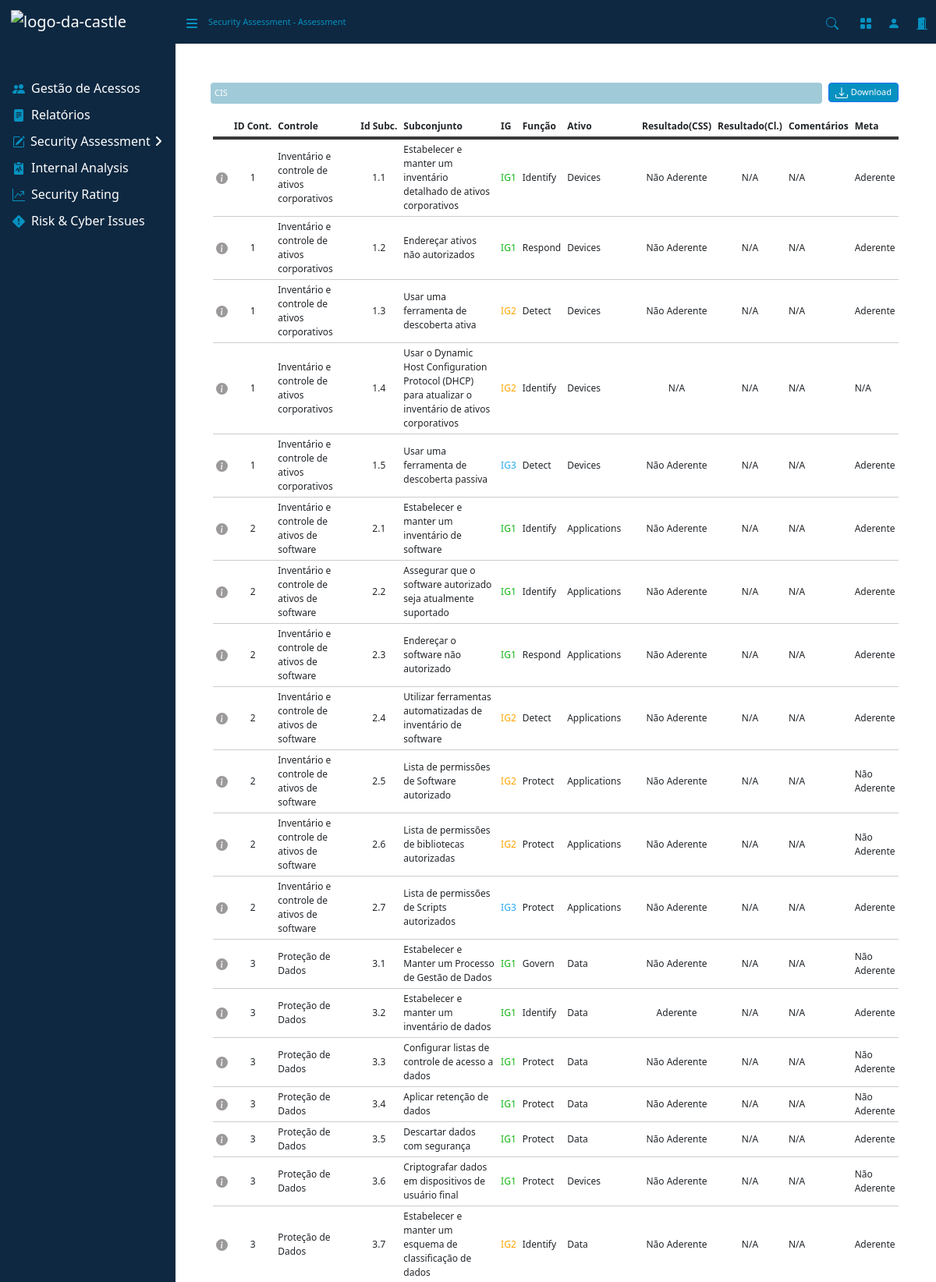
The app's page /assess_cis/87/ (upper part) with its own data.
### assessment/models.py (models this page shows, shortened)
class AssessmentModel(models.Model):
    CONCLUIDO = 'Concluído'
    ANDAMENTO = 'Andamento'
    CRITERIO_CHOICES = [
        (CONCLUIDO, 'Concluído'),
        (ANDAMENTO, 'Andamento'),
    ]
    framework = models.ForeignKey(FrameworkModel, on_delete=models.CASCADE)
    nome = models.CharField(max_length=255)
    status = models.CharField(max_length=20, choices=CRITERIO_CHOICES)
    data_upload = models.DateField(auto_now_add=True)
    excel_file = models.FileField(upload_to='assessments/')
    resultado = models.CharField(max_length=255)
    meta = models.CharField(max_length=255)

class CisModel(models.Model):
    assessment = models.ForeignKey(AssessmentModel, on_delete=models.CASCADE, related_name='cis_models')
    idControle = models.CharField(max_length=255)
    controle = models.CharField(max_length=255)
    tipoAtivo = models.CharField(max_length=255)
    funcao = models.CharField(max_length=255)
    idSubConjunto = models.CharField(max_length=255)
    subConjunto = models.CharField(max_length=255)
    nivel = models.CharField(max_length=255)
    resultadoCss = models.CharField(max_length=255)
    resultadoCl = models.CharField(max_length=255)
    comentarios = models.TextField(null=True, blank=True)
    meta = models.CharField(max_length=255)

### assessment/views/assess_cis.py (the view, shortened to what this page needs)
# urls.py: path('assess_cis/<int:id>/', views.AssessCis.as_view(), name='assess_cis'),
class AssessCis(View):
    template_name = 'paginas/assess_cis.html'
    def get(self, request, id):
        assessment = AssessmentModel.objects.get(id=id)
        cis_models = CisModel.objects.filter(assessment=assessment)
        return render(request, self.template_name, {
            'assessment': assessment,
            'cis_models': cis_models,
            'assessment_id': id
        })

### assessment/templates/paginas/assess_cis.html (shortened to what this page needs)
{% extends 'base.html' %}
{% load crispy_forms_tags %}
{% block nav %}
    <div class="d-none d-md-inline-block sb-sidenav-menu-heading font-small" style="color: #0691c0;">
        Security Assessment - Assessment
    </div>
{% endblock %}
{% block content %}
<main>
    <form method="post" action="{% url 'assess_cis' id=assessment_id %}" id="cisForm">
        <div class="d-flex mb-3" style="margin-top: 50px; margin-left: 45px; margin-right: 40px;">
            <div class="d-none d-md-inline-block btn-primary d-flex me-2 " style="background-color: #a0cad8; color: white; font-size: 11px; border-radius: 4px; padding: 5px; width: 100%; justify-content: flex-start;">
                <div>{{ assessment.nome }}</div>
            </div>
            {% if assessment.excel_file %}
                <button type="button" onclick="window.location.href='{{ assessment.excel_file.url }}'" class="btn btn-primary btn-sm font-small text-center d-flex align-items-center justify-content-center me-2">
                    Download
                </button>
            {% endif %}
        </div>
        <div class="table-responsive font-middle px-5">
            <table class="table-sm">
                <thead>
                    <tr>
                        <th></th>
                        <th>ID Cont.</th>
                        <th>Controle</th>
                        <th>Id Subc.</th>
                        <th>Subconjunto</th>
                        <th>IG</th>
                        <th>Função</th>
                        <th>Ativo</th>
                        <th>Resultado(CSS)</th>
                        <th>Resultado(Cl.)</th>
                        <th>Comentários</th>
                        <th>Meta</th>
                    </tr>
                </thead>
                <tbody>
                    {% for cis in cis_models %}
                    <tr>
                        <td>
                            <div class="icon-container" style="display: flex; gap: 10px;">
                                <span data-bs-toggle="modal" data-bs-target="#iconeInfo">
                                </span>
                            </div>
                        </td>
                        <td style="text-align: center;">{{ cis.idControle }}</td>
                        <td>{{ cis.controle }}</td>
                        <td style="text-align: center;">{{ cis.idSubConjunto }}</td>
                        <td>{{ cis.subConjunto }}</td>
                        <td class="nivel" data-nivel="{{ cis.nivel }}">{{ cis.nivel }}</td>
                        <td>{{ cis.funcao }}</td>
                        <td>{{ cis.tipoAtivo }}</td>
                        <td style="text-align: center;">
                            {% if assessment.status == 'Andamento' %}
                                <select name="resultadoCss_{{ cis.id }}" class="form-select form-select-sm w-auto border border-light" style="line-height: 1;">
                                    <option value="" disabled selected>...</option>
                                    <option value="Aderente" {% if cis.resultadoCss == "Aderente" %}selected{% endif %} style="font-size: 0.875rem;">Aderente</option>
                                    <option value="Não Aderente" {% if cis.resultadoCss == "Não Aderente" %}selected{% endif %} style="font-size: 0.875rem;">Não Aderente</option>
                                </select>
                            {% else %}
                                {% if cis.resultadoCss == 'nan' %}
                                    N/A
                                {% else %}
                                    {{ cis.resultadoCss }}
                                {% endif %}
                            {% endif %}
                        </td>
                        <td style="text-align: center;">
                            {% if assessment.status == 'Andamento' %}
                                <select name="resultadoCl_{{ cis.id }}" class="form-select form-select-sm w-auto border border-light" style="line-height: 1;">
                                    <option value="" disabled selected>...</option>
                                    <option value="Aderente" {% if cis.resultadoCl == "Aderente" %}selected{% endif %} style="font-size: 0.875rem;">Aderente</option>
                                    <option value="Não Aderente" {% if cis.resultadoCl == "Não Aderente" %}selected{% endif %} style="font-size: 0.875rem;">Não Aderente</option>
                                </select>
                            {% else %}
                                {% if cis.resultadoCl == 'nan' %}
                                    N/A
                                {% else %}
                                    {{ cis.resultadoCl }}
                                {% endif %}
                            {% endif %}
                        </td>
                        <td>
                            {% if assessment.status == 'Andamento' %}
                                <textarea name="comentarios_{{ cis.id }}" class="form-control border-only font-small" rows="3" oninput="autoResize(this)" style="overflow: hidden; resize: none; box-sizing: border-box; padding: 2px; line-height: 1.5;">
                                    {% if cis.comentarios and cis.comentarios != 'nan' %}
                                        {{ cis.comentarios }}
                                    {% endif %}
                                </textarea>
                            {% else %}
                                {% if cis.comentarios != 'nan' %}
                                    {{ cis.comentarios }}
                                {% else %}
                                    N/A
                                {% endif %}
                            {% endif %}
                        </td>
                        <td>
                            {% if assessment.status == 'Andamento' %}
                                <select name="meta_{{ cis.id }}" class="form-select form-select-sm w-auto border border-light" style="line-height: 1;">
                                    <option value="" disabled selected>...</option>
                                    <option value="Aderente" {% if cis.meta == "Aderente" %}selected{% endif %} style="font-size: 0.875rem;">Aderente</option>
                                    <option value="Não Aderente" {% if cis.meta == "Não Aderente" %}selected{% endif %} style="font-size: 0.875rem;">Não Aderente</option>
                                </select>
                            {% else %}
                                {% if cis.meta == 'nan' %}
                                    N/A
                                {% else %}
                                    {{ cis.meta }}
                                {% endif %}
                            {% endif %}
                        </td>
                    </tr>
                    {% endfor %}
                </tbody>
            </table>
        </div>
    </form>
</main>
{% endblock %}

### static/assets/css/myStyles.css (style rules this page uses)
.font-middle { font-size: 12px; }
table thead tr { text-align: left; border-bottom: 4px solid #3b3939; }
table tbody tr { border-bottom: 1px solid #ccc; }
table td, table th { border: none; }
.btn-sm { height: 25px; font-size: 11px; background-color: #0691c0; }
svg.bi-gear-fill { width: 15px; height: 15px; fill: #787575bd; cursor: pointer; }

### static/assets/css/forms.css (style rules this page uses)
.font-small { font-size: 11px; }
.btn-sm { height: 25px; font-size: 11px; background-color: #0691c0; }
svg.bi-gear-fill { width: 15px; height: 15px; fill: #787575bd; cursor: pointer; }
th { white-space: nowrap; text-align: left; padding: 5px; }

### assessment/templates/paginas/assess_cis.html (style rules this page uses)
.verde { color: rgb(18, 180, 18); }
.amarelo { color: #FFA500; }
.azul { color: #25A9F0; }

### records on screen
AssessmentModel: nome "CIS"
CisModel: idControle "1", controle "Inventário e controle de ativos corporativos", idSubConjunto "1.1", subConjunto "Estabelecer e manter um inventário detalhado de ativos corporativos", nivel "IG1", funcao "Identify", tipoAtivo "Devices", resultadoCss "Não Aderente", resultadoCl "N/A", comentarios "N/A", meta "Aderente"
CisModel: idControle "1", controle "Inventário e controle de ativos corporativos", idSubConjunto "1.2", subConjunto "Endereçar ativos não autorizados", nivel "IG1", funcao "Respond", tipoAtivo "Devices", resultadoCss "Não Aderente", resultadoCl "N/A", comentarios "N/A", meta "Aderente"
CisModel: idControle "1", controle "Inventário e controle de ativos corporativos", idSubConjunto "1.3", subConjunto "Usar uma ferramenta de descoberta ativa", nivel "IG2", funcao "Detect", tipoAtivo "Devices", resultadoCss "Não Aderente", resultadoCl "N/A", comentarios "N/A", meta "Aderente"
CisModel: idControle "1", controle "Inventário e controle de ativos corporativos", idSubConjunto "1.4", subConjunto "Usar o Dynamic Host Configuration Protocol (DHCP) para atualizar o inventário de ativos corporativos", nivel "IG2", funcao "Identify", tipoAtivo "Devices", resultadoCss "N/A", resultadoCl "N/A", comentarios "N/A", meta "N/A"
CisModel: idControle "1", controle "Inventário e controle de ativos corporativos", idSubConjunto "1.5", subConjunto "Usar uma ferramenta de descoberta passiva", nivel "IG3", funcao "Detect", tipoAtivo "Devices", resultadoCss "Não Aderente", resultadoCl "N/A", comentarios "N/A", meta "Aderente"
CisModel: idControle "2", controle "Inventário e controle de ativos de software", idSubConjunto "2.1", subConjunto "Estabelecer e manter um inventário de software", nivel "IG1", funcao "Identify", tipoAtivo "Applications", resultadoCss "Não Aderente", resultadoCl "N/A", comentarios "N/A", meta "Aderente"
CisModel: idControle "2", controle "Inventário e controle de ativos de software", idSubConjunto "2.2", subConjunto "Assegurar que o software autorizado seja atualmente suportado", nivel "IG1", funcao "Identify", tipoAtivo "Applications", resultadoCss "Não Aderente", resultadoCl "N/A", comentarios "N/A", meta "Aderente"
CisModel: idControle "2", controle "Inventário e controle de ativos de software", idSubConjunto "2.3", subConjunto "Endereçar o software não autorizado", nivel "IG1", funcao "Respond", tipoAtivo "Applications", resultadoCss "Não Aderente", resultadoCl "N/A", comentarios "N/A", meta "Aderente"
CisModel: idControle "2", controle "Inventário e controle de ativos de software", idSubConjunto "2.4", subConjunto "Utilizar ferramentas automatizadas de inventário de software", nivel "IG2", funcao "Detect", tipoAtivo "Applications", resultadoCss "Não Aderente", resultadoCl "N/A", comentarios "N/A", meta "Aderente"
CisModel: idControle "2", controle "Inventário e controle de ativos de software", idSubConjunto "2.5", subConjunto "Lista de permissões de Software autorizado", nivel "IG2", funcao "Protect", tipoAtivo "Applications", resultadoCss "Não Aderente", resultadoCl "N/A", comentarios "N/A", meta "Não Aderente"
CisModel: idControle "2", controle "Inventário e controle de ativos de software", idSubConjunto "2.6", subConjunto "Lista de permissões de bibliotecas autorizadas", nivel "IG2", funcao "Protect", tipoAtivo "Applications", resultadoCss "Não Aderente", resultadoCl "N/A", comentarios "N/A", meta "Não Aderente"
CisModel: idControle "2", controle "Inventário e controle de ativos de software", idSubConjunto "2.7", subConjunto "Lista de permissões de Scripts autorizados", nivel "IG3", funcao "Protect", tipoAtivo "Applications", resultadoCss "Não Aderente", resultadoCl "N/A", comentarios "N/A", meta "Aderente"
CisModel: idControle "3", controle "Proteção de Dados", idSubConjunto "3.1", subConjunto "Estabelecer e Manter um Processo de Gestão de Dados", nivel "IG1", funcao "Govern", tipoAtivo "Data", resultadoCss "Não Aderente", resultadoCl "N/A", comentarios "N/A", meta "Não Aderente"
CisModel: idControle "3", controle "Proteção de Dados", idSubConjunto "3.2", subConjunto "Estabelecer e manter um inventário de dados", nivel "IG1", funcao "Identify", tipoAtivo "Data", resultadoCss "Aderente", resultadoCl "N/A", comentarios "N/A", meta "Aderente"
CisModel: idControle "3", controle "Proteção de Dados", idSubConjunto "3.3", subConjunto "Configurar listas de controle de acesso a dados", nivel "IG1", funcao "Protect", tipoAtivo "Data", resultadoCss "Não Aderente", resultadoCl "N/A", comentarios "N/A", meta "Não Aderente"
CisModel: idControle "3", controle "Proteção de Dados", idSubConjunto "3.4", subConjunto "Aplicar retenção de dados", nivel "IG1", funcao "Protect", tipoAtivo "Data", resultadoCss "Não Aderente", resultadoCl "N/A", comentarios "N/A", meta "Não Aderente"
CisModel: idControle "3", controle "Proteção de Dados", idSubConjunto "3.5", subConjunto "Descartar dados com segurança", nivel "IG1", funcao "Protect", tipoAtivo "Data", resultadoCss "Não Aderente", resultadoCl "N/A", comentarios "N/A", meta "Aderente"
CisModel: idControle "3", controle "Proteção de Dados", idSubConjunto "3.6", subConjunto "Criptografar dados em dispositivos de usuário final", nivel "IG1", funcao "Protect", tipoAtivo "Devices", resultadoCss "Não Aderente", resultadoCl "N/A", comentarios "N/A", meta "Não Aderente"
CisModel: idControle "3", controle "Proteção de Dados", idSubConjunto "3.7", subConjunto "Estabelecer e manter um esquema de classificação de dados", nivel "IG2", funcao "Identify", tipoAtivo "Data", resultadoCss "Não Aderente", resultadoCl "N/A", comentarios "N/A", meta "Aderente"
